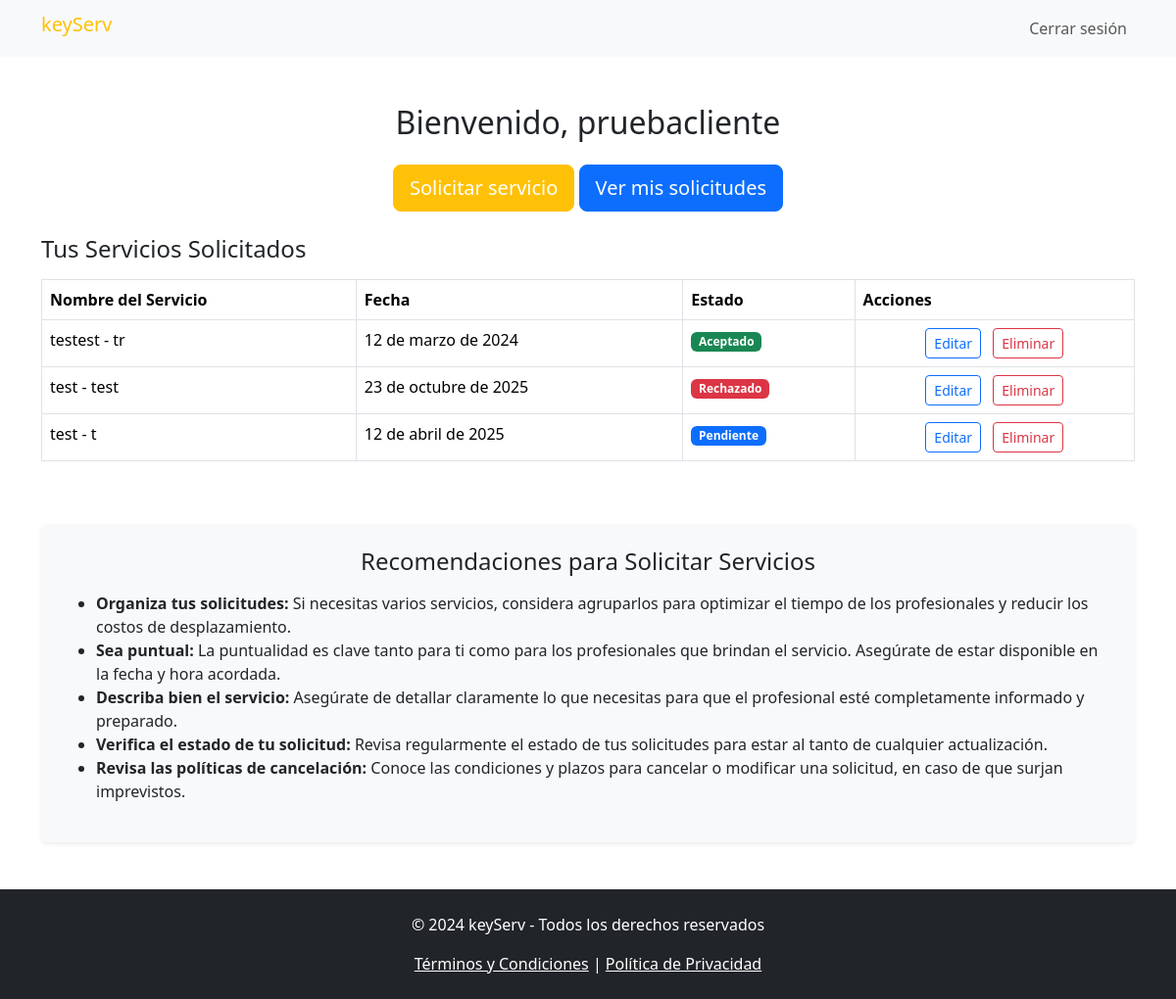
The app's page /solicitudes/listado_solicitudes_cliente/ (signed in), older data.
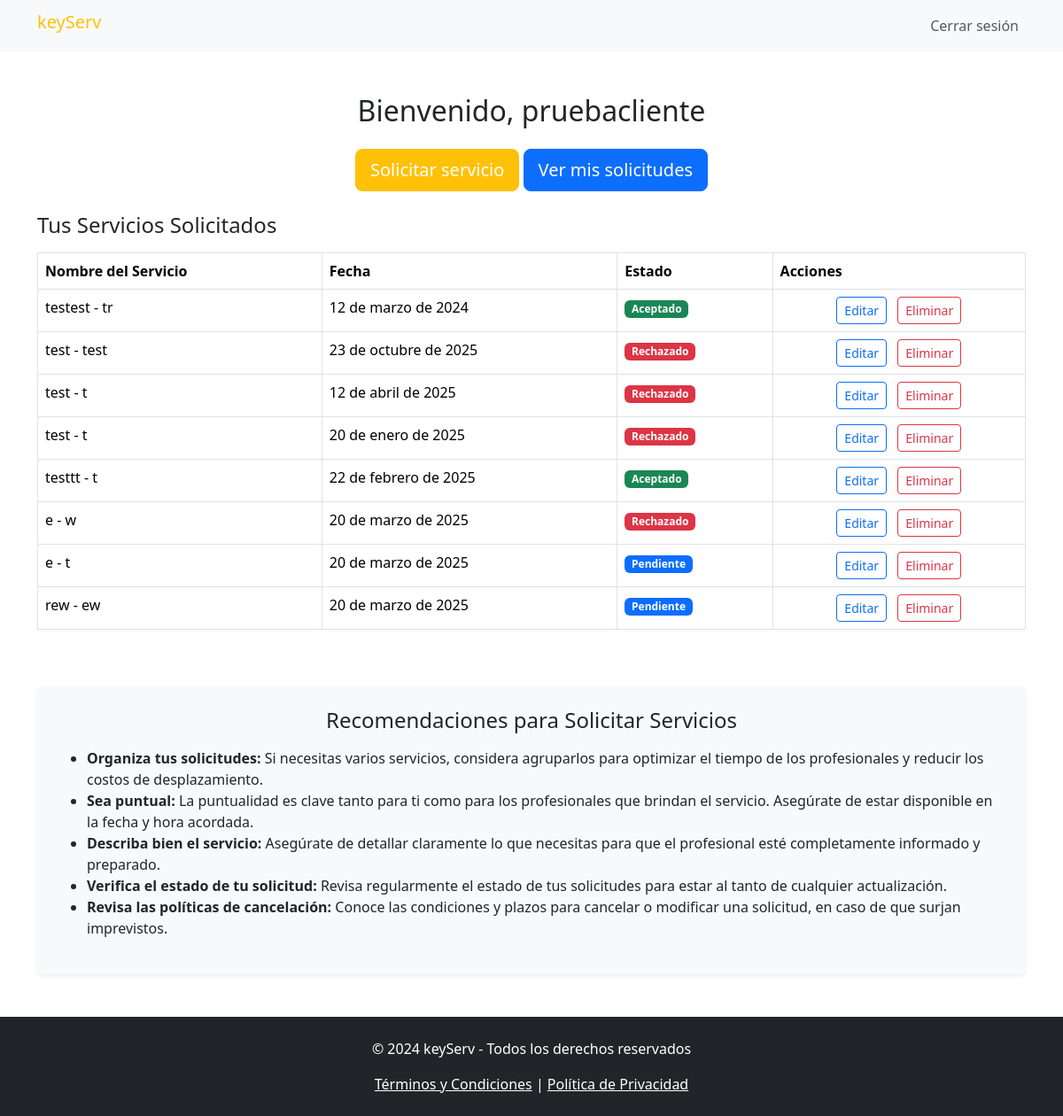
The same page, newer data.
### apps/solicitudes/models.py (models this page shows, shortened)
class Solicitud(models.Model):
    cliente = models.ForeignKey(Cliente, on_delete=models.CASCADE)
    servicio = models.ForeignKey(Servicio, on_delete=models.CASCADE)
    fecha_solicitud = models.DateField(auto_now_add=True)
    fecha_servicio = models.DateField()
    estado = models.CharField(max_length=10, default='Pendiente')

### apps/servicios/models.py (models this page shows, shortened)
class Servicio(models.Model):
    nombre_servicio = models.CharField(max_length=100)
    descripcion = models.TextField()

### apps/solicitudes/views.py (the view)
# urls.py: path('listado_solicitudes_cliente/', views.SolicitudesClienteView.as_view(), name='listado_solicitudes_cliente'),
class SolicitudesClienteView(TemplateView):
    template_name = "dashboard_cliente.html"
    def get_context_data(self, **kwargs):
        contexto = super().get_context_data(**kwargs)
        cliente = self.request.user.cliente
        contexto['solicitudes'] = Solicitud.objects.filter(cliente=cliente)
        return contexto

### apps/usuarios/templates/dashboard_cliente.html (shortened to what the changed rows need)
{% extends 'base.html' %}
{% block navbar %}
    <nav class="navbar navbar-expand-lg navbar-light bg-light">
        <div class="container">
            <h1 class="navbar-brand text-warning" href="#">keyServ</h1>
        </div>
    </nav>
{% endblock %}
{% block content %}
  <main class="container py-5 d-flex flex-column min-vh-100">
    <section>
        <h2 class="text-center text-dark mb-4">Bienvenido, {{ user.username }}</h2>
        <div class="table-responsive mt-3">
            <table class="table table-bordered table-hover">
                <thead class="bg-dark text-white">
                    <tr>
                        <th>Nombre del Servicio</th>
                        <th>Fecha</th>
                        <th>Estado</th>
                        <th>Acciones</th>
                    </tr>
                </thead>
                <tbody>
                    {% for solicitud in solicitudes %}
                    <tr>
                        <td>{{ solicitud.servicio.nombre_servicio }} - {{ solicitud.servicio.descripcion }}</td>
                        <td>{{ solicitud.fecha_servicio }}</td>
                        <td>
                            <span class="badge
                                {% if solicitud.estado == 'Pendiente' %}bg-primary
                                {% elif solicitud.estado == 'Aceptado' %}bg-success
                                {% elif solicitud.estado == 'Rechazado' %}bg-danger
                                {% else %}bg-secondary{% endif %}">
                                {{ solicitud.estado }}
                            </span>
                        </td>
                        <td class="text-center">
                            <a href="{% url 'actualizar_solicitud' solicitud.id %}" class="btn btn-outline-primary btn-sm me-2">
                                 Editar
                            </a>
                            <button class="btn btn-outline-danger btn-sm" onclick="confirmDelete({{solicitud.id}})">
                                 Eliminar
                            </button>
                        </td>
                    </tr>
                    {% empty %}
                    <tr>
                        <td colspan="4" class="text-center">Para ver los servicios que has solicitado, haz clic en el botón 'Ver mis solicitudes' y consulta el estado de tus solicitudes.</td>
                    </tr>
                    {% endfor %}
                </tbody>
            </table>
        </div>
    </section>
</main>
{% endblock %}

Row changes from the older to the newer data that the page shows:
changed Solicitud "12 de abril de 2025": estado "Pendiente" → "Rechazado"
added Solicitud: servicio.nombre_servicio "test", servicio.descripcion "t", fecha_servicio "20 de enero de 2025", estado "Rechazado"
added Solicitud: servicio.nombre_servicio "testtt", servicio.descripcion "t", fecha_servicio "22 de febrero de 2025", estado "Aceptado"
added Solicitud: servicio.nombre_servicio "e", servicio.descripcion "w", fecha_servicio "20 de marzo de 2025", estado "Rechazado"
added Solicitud: servicio.nombre_servicio "e", servicio.descripcion "t", fecha_servicio "20 de marzo de 2025", estado "Pendiente"
added Solicitud: servicio.nombre_servicio "rew", servicio.descripcion "ew", fecha_servicio "20 de marzo de 2025", estado "Pendiente"
